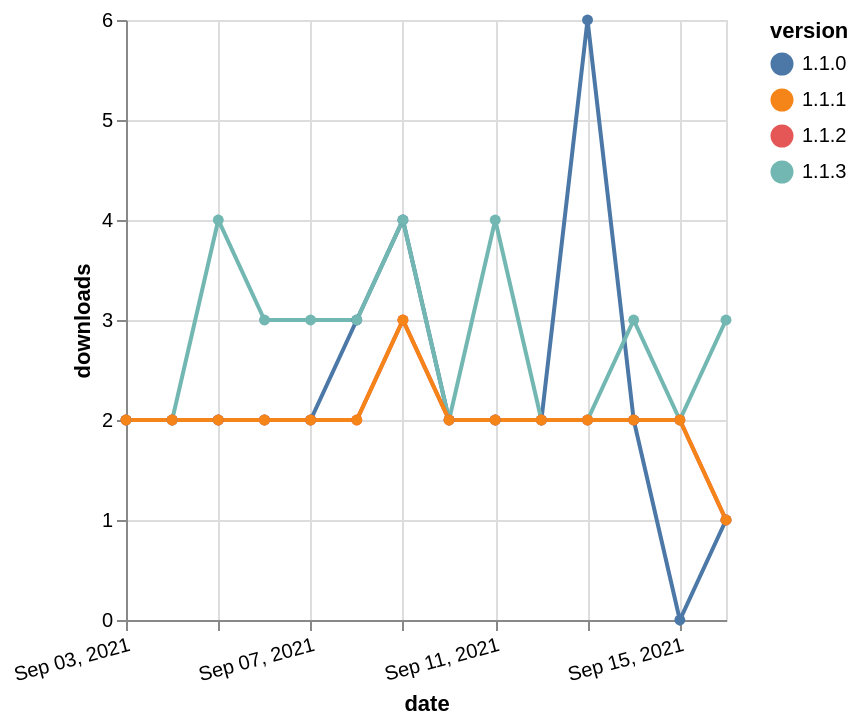

Specify this chart in Vega-Lite:
### Vega-Lite specification from a JSON file in a GitHub repository (floating-point values rounded to 4 significant figures)
{"$schema": "https://vega.github.io/schema/vega-lite/v5.json", "description": "A simple bar chart with embedded data.", "data": {"values": [{"date": "2021-09-03", "total": 1517, "delta": 2, "version": "1.1.0"}, {"date": "2021-09-04", "total": 1519, "delta": 2, "version": "1.1.0"}, {"date": "2021-09-05", "total": 1521, "delta": 2, "version": "1.1.0"}, {"date": "2021-09-06", "total": 1523, "delta": 2, "version": "1.1.0"}, {"date": "2021-09-07", "total": 1525, "delta": 2, "version": "1.1.0"}, {"date": "2021-09-08", "total": 1528, "delta": 3, "version": "1.1.0"}, {"date": "2021-09-09", "total": 1532, "delta": 4, "version": "1.1.0"}, {"date": "2021-09-10", "total": 1534, "delta": 2, "version": "1.1.0"}, {"date": "2021-09-11", "total": 1536, "delta": 2, "version": "1.1.0"}, {"date": "2021-09-12", "total": 1538, "delta": 2, "version": "1.1.0"}, {"date": "2021-09-13", "total": 1544, "delta": 6, "version": "1.1.0"}, {"date": "2021-09-14", "total": 1546, "delta": 2, "version": "1.1.0"}, {"date": "2021-09-15", "total": 1546, "delta": 0, "version": "1.1.0"}, {"date": "2021-09-16", "total": 1547, "delta": 1, "version": "1.1.0"}, {"date": "2021-09-03", "total": 1132, "delta": 2, "version": "1.1.3"}, {"date": "2021-09-04", "total": 1134, "delta": 2, "version": "1.1.3"}, {"date": "2021-09-05", "total": 1138, "delta": 4, "version": "1.1.3"}, {"date": "2021-09-06", "total": 1141, "delta": 3, "version": "1.1.3"}, {"date": "2021-09-07", "total": 1144, "delta": 3, "version": "1.1.3"}, {"date": "2021-09-08", "total": 1147, "delta": 3, "version": "1.1.3"}, {"date": "2021-09-09", "total": 1151, "delta": 4, "version": "1.1.3"}, {"date": "2021-09-10", "total": 1153, "delta": 2, "version": "1.1.3"}, {"date": "2021-09-11", "total": 1157, "delta": 4, "version": "1.1.3"}, {"date": "2021-09-12", "total": 1159, "delta": 2, "version": "1.1.3"}, {"date": "2021-09-13", "total": 1161, "delta": 2, "version": "1.1.3"}, {"date": "2021-09-14", "total": 1164, "delta": 3, "version": "1.1.3"}, {"date": "2021-09-15", "total": 1166, "delta": 2, "version": "1.1.3"}, {"date": "2021-09-16", "total": 1169, "delta": 3, "version": "1.1.3"}, {"date": "2021-09-03", "total": 1009, "delta": 2, "version": "1.1.2"}, {"date": "2021-09-04", "total": 1011, "delta": 2, "version": "1.1.2"}, {"date": "2021-09-05", "total": 1013, "delta": 2, "version": "1.1.2"}, {"date": "2021-09-06", "total": 1015, "delta": 2, "version": "1.1.2"}, {"date": "2021-09-07", "total": 1017, "delta": 2, "version": "1.1.2"}, {"date": "2021-09-08", "total": 1019, "delta": 2, "version": "1.1.2"}, {"date": "2021-09-09", "total": 1022, "delta": 3, "version": "1.1.2"}, {"date": "2021-09-10", "total": 1024, "delta": 2, "version": "1.1.2"}, {"date": "2021-09-11", "total": 1026, "delta": 2, "version": "1.1.2"}, {"date": "2021-09-12", "total": 1028, "delta": 2, "version": "1.1.2"}, {"date": "2021-09-13", "total": 1030, "delta": 2, "version": "1.1.2"}, {"date": "2021-09-14", "total": 1032, "delta": 2, "version": "1.1.2"}, {"date": "2021-09-15", "total": 1034, "delta": 2, "version": "1.1.2"}, {"date": "2021-09-16", "total": 1035, "delta": 1, "version": "1.1.2"}, {"date": "2021-09-03", "total": 1014, "delta": 2, "version": "1.1.1"}, {"date": "2021-09-04", "total": 1016, "delta": 2, "version": "1.1.1"}, {"date": "2021-09-05", "total": 1018, "delta": 2, "version": "1.1.1"}, {"date": "2021-09-06", "total": 1020, "delta": 2, "version": "1.1.1"}, {"date": "2021-09-07", "total": 1022, "delta": 2, "version": "1.1.1"}, {"date": "2021-09-08", "total": 1024, "delta": 2, "version": "1.1.1"}, {"date": "2021-09-09", "total": 1027, "delta": 3, "version": "1.1.1"}, {"date": "2021-09-10", "total": 1029, "delta": 2, "version": "1.1.1"}, {"date": "2021-09-11", "total": 1031, "delta": 2, "version": "1.1.1"}, {"date": "2021-09-12", "total": 1033, "delta": 2, "version": "1.1.1"}, {"date": "2021-09-13", "total": 1035, "delta": 2, "version": "1.1.1"}, {"date": "2021-09-14", "total": 1037, "delta": 2, "version": "1.1.1"}, {"date": "2021-09-15", "total": 1039, "delta": 2, "version": "1.1.1"}, {"date": "2021-09-16", "total": 1040, "delta": 1, "version": "1.1.1"}]}, "width": "container", "mark": {"type": "line", "point": {"filled": true}}, "encoding": {"x": {"field": "date", "type": "temporal", "timeUnit": "yearmonthdate", "title": "date", "axis": {"labelAngle": -15}}, "y": {"field": "delta", "type": "quantitative", "title": "downloads"}, "color": {"field": "version", "type": "nominal"}, "tooltip": {"field": "delta"}}}
